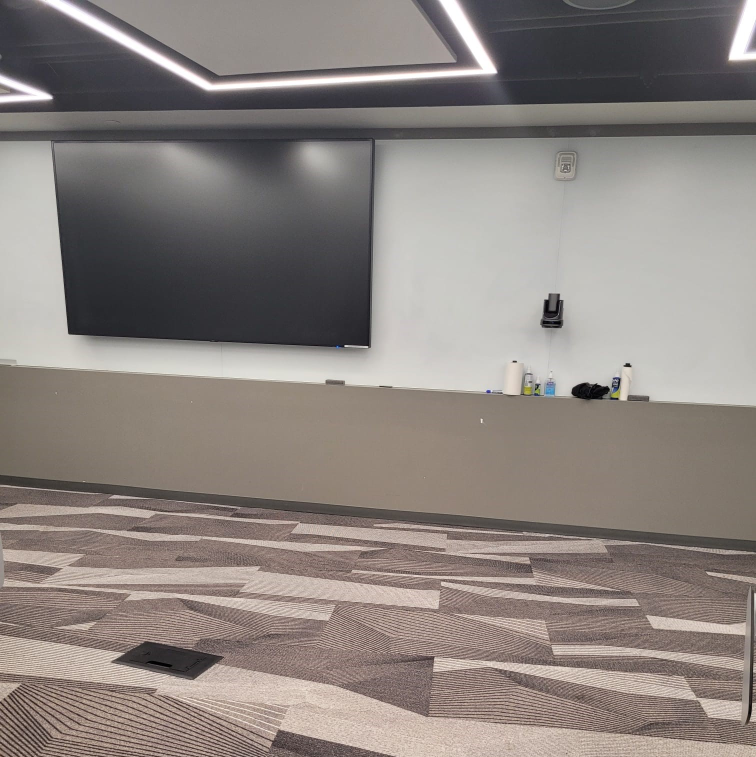
#> input picture back/bg1.jpg, 1512 x 1514 px, found by its file name (shown at 1/2 size); its folder holds 4 pictures in this run
$ jupyter execute --allow-errors DatasetGeneration.ipynb   (shell and % lines are left out)
#> lines starting #> are read from the running program, lines starting #| are printed output that depends on the picture
## Import libraries

_Note: In Google Colab, you need to restart the runtime to reload the modules you installed in the previous section. Else, you will get an error. You can do so by selecting `Runtime > Restart Runtime` in the Menu bar. **Please do not run the cell below without restarting.**_

[cell 1]
# Clone the tensorflow models repository

[cell 2]
# Compile the Object Detection API protocol buffers and install the necessary packages
!cd models/research/ && protoc object_detection/protos/*.proto --python_out=. && cp object_detection/packages/tf2/setup.py . && python -m pip install .

[cell 3]
import tensorflow as tf
import tensorflow_hub as hub

import matplotlib
import matplotlib.pyplot as plt

import numpy as np
from six import BytesIO
from PIL import Image
from six.moves.urllib.request import urlopen

from object_detection.utils import label_map_util
from object_detection.utils import visualization_utils as viz_utils
from object_detection.utils import ops as utils_ops

from google.colab .patches import cv2_imshow
import cv2
import numpy as np
import os
from tqdm import tqdm
tf.get_logger().setLevel('ERROR')
#> (this line was passed over: tensorflow is not available in this run)

[cell 4]
model_display_name = 'Mask R-CNN Inception ResNet V2 1024x1024'
model_handle = 'https://tfhub.dev/tensorflow/mask_rcnn/inception_resnet_v2_1024x1024/1'

print('Selected model:'+ model_display_name)
print('Model Handle at TensorFlow Hub: {}'.format(model_handle))

[cell 5]
# This will take 10 to 15 minutes to finish
print('loading model...')
#> (the rest of this cell did not finish here and is left out)

All the images we deal with will be resized to 400 x 400 pixels

[cell 6]
HEIGHT = 400
WIDTH = 400

Generating two folders for background and foreground images. The folder **back** will contain all the indoor backgrounds. The folder **front** will contain all the pedestrian images.

[cell 7]
# !mkdir front
# !mkdir back

## Mask Extraction

We obtain a masks of objects detected in the outdoor image from the Mask R-CNN Inception ResNet V2. From all the objects detected, we only take the masks of class 1 which represent "humans". Any mask that is less than 9% of the total image area is discarded. If there are more that two human masks we only keep the first two and discard the rest.

[cell 8]
def extract_multiple_mask(image):
  # run inference
  results = hub_model(image)

  # output values are tensors and we only need the numpy()
  # parameter when we visualize the results
  result = {key:value.numpy() for key,value in results.items()}
  if 'detection_masks' in result:
    # convert np.arrays to tensors
    classes = results['detection_classes'][0][:2].numpy()
    detection_masks = tf.convert_to_tensor(result['detection_masks'][0])
    detection_boxes = tf.convert_to_tensor(result['detection_boxes'][0])

    # reframe the the bounding box mask to the image size.
    detection_masks_reframed = utils_ops.reframe_box_masks_to_image_masks(
              detection_masks, detection_boxes,
                image.shape[1], image.shape[2])

    # filter mask pixel values that are above a specified threshold
    detection_masks_reframed = tf.cast(detection_masks_reframed > 0.6,
                                        tf.uint8)

    # get the numpy array
    result['detection_masks_reframed'] = detection_masks_reframed.numpy()
    masks = []

    #cls == 1 represents the "human" class
    i = 0
    for cls in classes:
      if cls == 1:
        mask = np.array(result['detection_masks_reframed'][i]) * 255
        mask = cv2.resize(mask, (WIDTH, HEIGHT))
        masks.append(mask)
        i += 1

    # Removing any masks that are <9% of the image area
    proper_masks = []
    for mask in masks:
      xmin, ymin, w, h = cv2.boundingRect(mask) # getting the bounding area of the mask
      xmax = xmin + w
      ymax = ymin + h
      area = (xmax-xmin) * (ymax-ymin)
      if area/(HEIGHT * WIDTH) < 0.09:
        continue
      else:
        proper_masks.append(mask)

    if len(proper_masks) == 0:
      print("No proper mask found .. skipping this image")
      return [] # A list with blank masks is returned

    elif len(proper_masks) == 1:
      return [proper_masks[0]]

    else:
      return [proper_masks[0], proper_masks[1]] # only the first two masks are returned

[cell 9]
# Merging the masks
# [20 lines left out: function merge_mask, not called in this run]

[cell 10]
def load_input_image(path, height,width):
#> called with path = 'front/bg1.jpg', height = 400, width = 400
  image = cv2.imread(path)
#> image is the input picture: shape (1514, 1512, 3); mean B, G, R 127.4, 132, 140
  image = cv2.resize(image, (height, width))
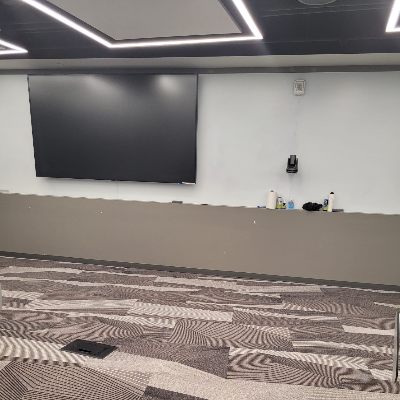
#> image: shape (400, 400, 3); mean B, G, R 127.3, 131.8, 139.9

  return image, np.array(image.reshape(
    (1, height, width, 3)).astype(np.uint8))


$ run again, on back/bg4.jpg
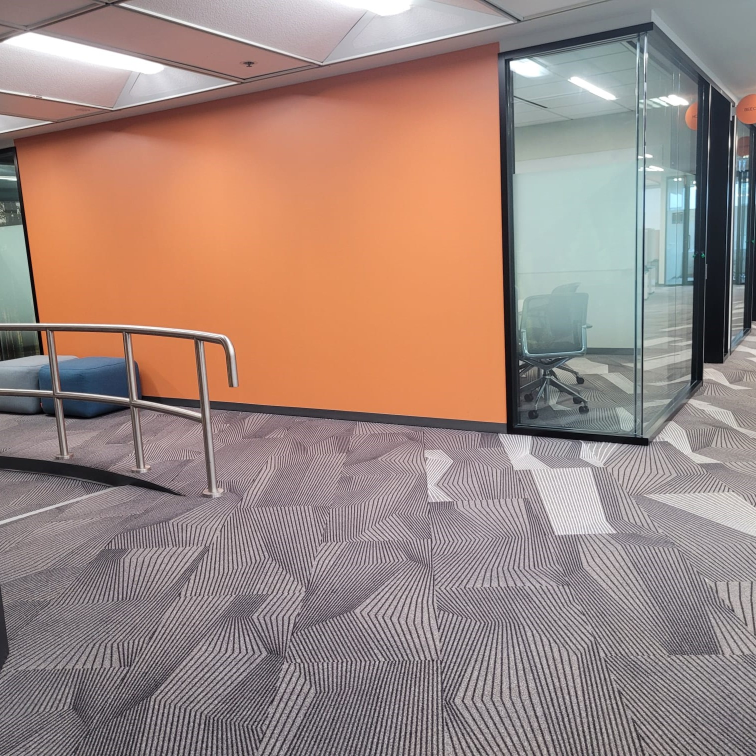
#> input picture back/bg4.jpg, 1512 x 1512 px, found by its file name (shown at 1/2 size)
#> in load_input_image, image is the input picture: shape (1512, 1512, 3); mean B, G, R 127.2, 135.5, 158.5
#> in load_input_image, `image = cv2.resize(image, (height, width))`:
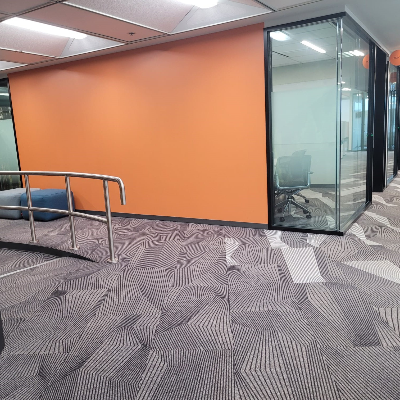
#> image: shape (400, 400, 3); mean B, G, R 127.1, 135.3, 158.4

$ run again, on back/bg5.jpg
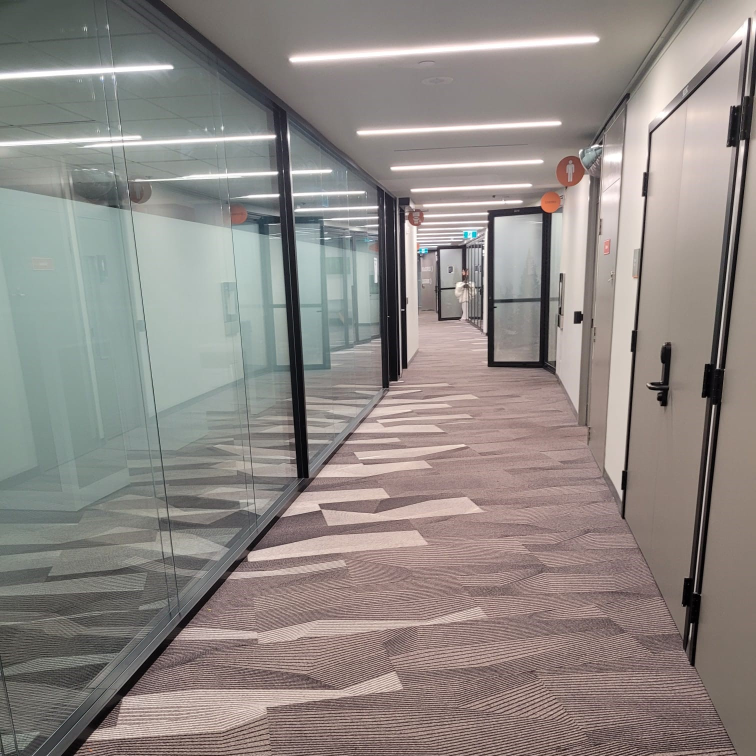
#> input picture back/bg5.jpg, 1512 x 1512 px, found by its file name (shown at 1/2 size)
#> in load_input_image, image is the input picture: shape (1512, 1512, 3); mean B, G, R 132.6, 136.6, 143
#> in load_input_image, `image = cv2.resize(image, (height, width))`:
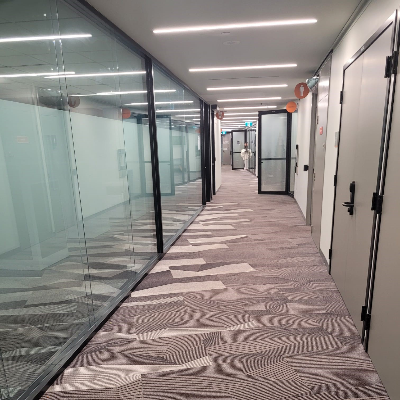
#> image: shape (400, 400, 3); mean B, G, R 132.6, 136.5, 142.9

$ run again, on back/bg7.jpg
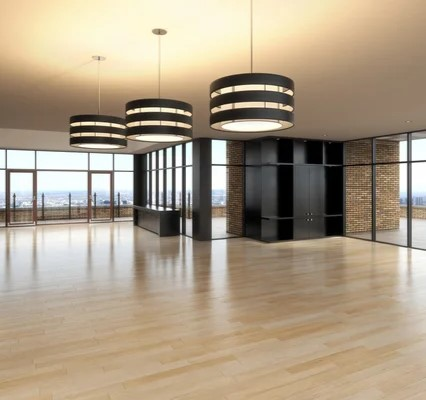
#> input picture back/bg7.jpg, 426 x 400 px, found by its file name
#> in load_input_image, image is the input picture: shape (400, 426, 3); mean B, G, R 135.2, 156.7, 171.7
#> in load_input_image, `image = cv2.resize(image, (height, width))`:
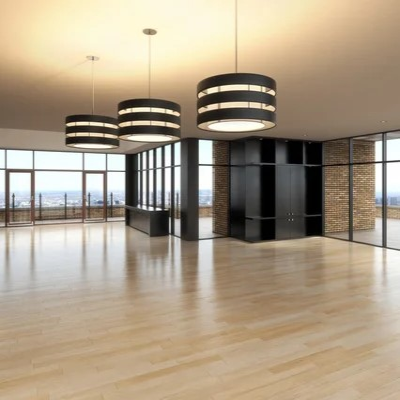
#> image: shape (400, 400, 3); mean B, G, R 135.2, 156.7, 171.7
